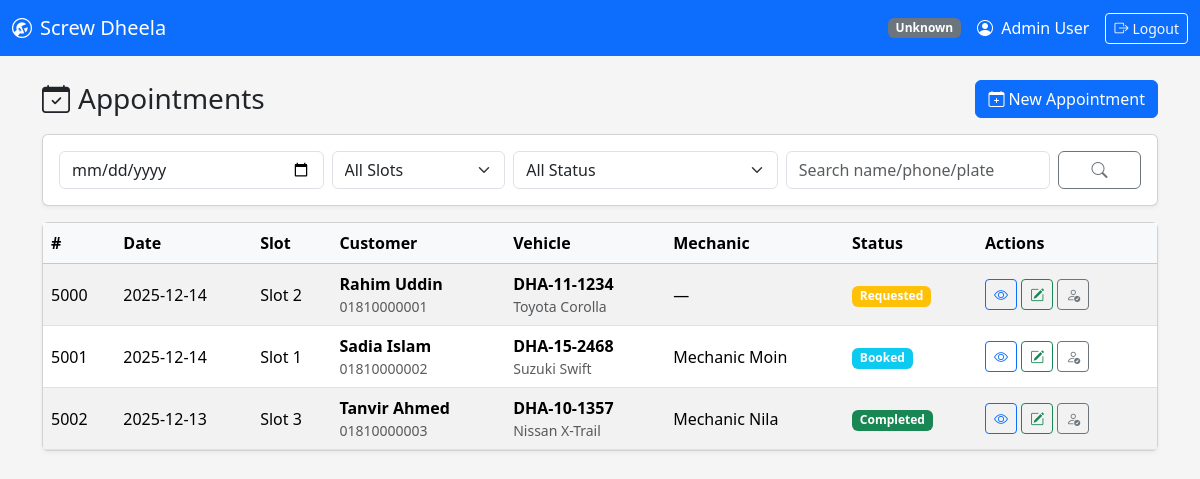
The app's page /appointments/list.php (signed in) with its own data.
### tables this page shows
CREATE TABLE appointments (
  appointment_id INT AUTO_INCREMENT PRIMARY KEY,
  customer_id INT NOT NULL,
  vehicle_id INT NOT NULL,

   
  requested_date DATE NOT NULL,
  requested_slot TINYINT NOT NULL,  
  problem_text TEXT NOT NULL,

  status ENUM('requested','booked','in_progress','completed','cancelled')
    NOT NULL DEFAULT 'requested',

   
  mechanic_id INT NULL,
  assigned_by_staff_id INT NULL,
  assigned_at DATETIME NULL,

   
  receptionist_note TEXT NULL,

  created_at TIMESTAMP NOT NULL DEFAULT CURRENT_TIMESTAMP,
  updated_at TIMESTAMP NULL DEFAULT NULL ON UPDATE CURRENT_TIMESTAMP,

  KEY idx_appt_day (requested_date),
  KEY idx_appt_status (status),
  KEY idx_appt_mech_day (mechanic_id, requested_date),

  CONSTRAINT chk_slot CHECK (requested_slot BETWEEN 1 AND 4),

  CONSTRAINT fk_appt_customer FOREIGN KEY (customer_id) REFERENCES customers(customer_id)
    ON DELETE CASCADE,
  CONSTRAINT fk_appt_vehicle FOREIGN KEY (vehicle_id) REFERENCES vehicles(vehicle_id)
    ON DELETE CASCADE,
  CONSTRAINT fk_appt_mechanic FOREIGN KEY (mechanic_id) REFERENCES staff(staff_id)
    ON DELETE SET NULL,
  CONSTRAINT fk_appt_assigned_by FOREIGN KEY (assigned_by_staff_id) REFERENCES staff(staff_id)
    ON DELETE SET NULL
);

CREATE TABLE customers (
  customer_id INT AUTO_INCREMENT PRIMARY KEY,
  name VARCHAR(100) NOT NULL,
  email VARCHAR(150) NULL UNIQUE,
  phone VARCHAR(30) NULL,
  password_hash VARCHAR(255) NULL,  
  created_at TIMESTAMP NOT NULL DEFAULT CURRENT_TIMESTAMP,
  updated_at TIMESTAMP NULL DEFAULT NULL ON UPDATE CURRENT_TIMESTAMP
);

CREATE TABLE vehicles (
  vehicle_id INT AUTO_INCREMENT PRIMARY KEY,
  customer_id INT NOT NULL,
  plate_no VARCHAR(30) NOT NULL,
  make VARCHAR(60) NOT NULL,
  model VARCHAR(60) NOT NULL,
  year SMALLINT NULL,
  color VARCHAR(40) NULL,
  created_at TIMESTAMP NOT NULL DEFAULT CURRENT_TIMESTAMP,
  UNIQUE KEY uq_plate (plate_no),
  KEY idx_vehicle_customer (customer_id),
  CONSTRAINT fk_vehicle_customer FOREIGN KEY (customer_id) REFERENCES customers(customer_id)
    ON DELETE CASCADE
);

CREATE TABLE staff (
  staff_id INT AUTO_INCREMENT PRIMARY KEY,
  role_id INT NOT NULL,
  name VARCHAR(100) NOT NULL,
  email VARCHAR(150) NOT NULL UNIQUE,
  phone VARCHAR(30) NULL,
  password_hash VARCHAR(255) NOT NULL,
  is_active TINYINT(1) NOT NULL DEFAULT 1,
  created_at TIMESTAMP NOT NULL DEFAULT CURRENT_TIMESTAMP,
  updated_at TIMESTAMP NULL DEFAULT NULL ON UPDATE CURRENT_TIMESTAMP,
  CONSTRAINT fk_staff_role FOREIGN KEY (role_id) REFERENCES roles(role_id)
);

### appointments/list.php (the view, shortened to what this page needs)
<?php
require_once __DIR__ . '/../../config/db.php';
require_once __DIR__ . '/../../includes/role_check.php';
$date   = trim($_GET['date'] ?? '');
$q      = trim($_GET['q'] ?? '');
$where = [];
$whereSql = $where ? ('WHERE ' . implode(' AND ', $where)) : '';
$sql = "
    SELECT
        a.appointment_id,
        a.requested_date,
        a.requested_slot,
        a.problem_text,
        a.status,
        a.created_at,
        c.customer_id,
        c.name AS customer_name,
        c.phone AS customer_phone,
        v.vehicle_id,
        v.plate_no,
        v.make,
        v.model,
        s.name AS mechanic_name
    FROM appointments a
    JOIN customers c ON c.customer_id = a.customer_id
    LEFT JOIN vehicles v ON v.vehicle_id = a.vehicle_id
    LEFT JOIN staff s ON s.staff_id = a.mechanic_id
    $whereSql
    ORDER BY a.requested_date DESC, a.requested_slot DESC, a.created_at DESC
";
$stmt = $conn->prepare($sql);
$stmt->execute();
$rows = $stmt->get_result()->fetch_all(MYSQLI_ASSOC);
function badgeClass($status) {
    switch ($status) {
        case 'requested':   return 'warning';
        case 'booked':      return 'info';
        case 'completed':   return 'success';
    }
}
function prettyStatus($status) {
    return ucfirst(str_replace('_', ' ', (string)$status));
}
include __DIR__ . '/../../includes/header.php';
?>
<div class="d-flex align-items-center justify-content-between mb-3">
    <h3 class="mb-0">
        <i class="bi bi-calendar-check me-2"></i>Appointments
    </h3>
    <?php if (hasPermission('manage_appointments')): ?>
        <a class="btn btn-primary" href="/garage_system/public/appointments/add.php">
            <i class="bi bi-calendar-plus me-1"></i>New Appointment
        </a>
    <?php endif; ?>
</div>
<form class="card card-body mb-3" method="get" action="">
    <div class="row g-2">
        <div class="col-md-3">
            <input type="date" name="date" class="form-control" value="<?= htmlspecialchars($date) ?>">
        </div>
        <div class="col-md-2">
            <select name="slot" class="form-select">
                <option value="">All Slots</option>
            </select>
        </div>
        <div class="col-md-3">
            <select name="status" class="form-select">
                <option value="">All Status</option>
            </select>
        </div>
        <div class="col-md-3">
            <input type="text" name="q" class="form-control" placeholder="Search name/phone/plate" value="<?= htmlspecialchars($q) ?>">
        </div>
        <div class="col-md-1 d-grid">
            <button class="btn btn-outline-secondary" type="submit">
                <i class="bi bi-search"></i>
            </button>
        </div>
    </div>
</form>
<div class="card">
    <div class="table-responsive">
        <table class="table table-striped table-hover mb-0 align-middle">
            <thead class="table-light">
                <tr>
                    <th>#</th>
                    <th>Date</th>
                    <th>Slot</th>
                    <th>Customer</th>
                    <th>Vehicle</th>
                    <th>Mechanic</th>
                    <th>Status</th>
                    <th style="width: 180px;">Actions</th>
                </tr>
            </thead>
            <tbody>
            <?php if (empty($rows)): ?>
                <tr>
                    <td colspan="8" class="text-center text-muted py-4">No appointments found.</td>
                </tr>
            <?php else: ?>
                <?php foreach ($rows as $r): ?>
                    <tr>
                        <td><?= (int)$r['appointment_id'] ?></td>
                        <td><?= htmlspecialchars($r['requested_date']) ?></td>
                        <td>Slot <?= (int)$r['requested_slot'] ?></td>
                        <td>
                            <div class="fw-semibold"><?= htmlspecialchars($r['customer_name']) ?></div>
                            <div class="text-muted small"><?= htmlspecialchars($r['customer_phone'] ?? '') ?></div>
                        </td>
                        <td>
                            <?php if (!empty($r['plate_no'])): ?>
                                <div class="fw-semibold"><?= htmlspecialchars($r['plate_no']) ?></div>
                                <div class="text-muted small"><?= htmlspecialchars(trim(($r['make'] ?? '') . ' ' . ($r['model'] ?? ''))) ?></div>
                            <?php else: ?>
                                <span class="text-muted">—</span>
                            <?php endif; ?>
                        </td>
                        <td><?= htmlspecialchars($r['mechanic_name'] ?? '—') ?></td>
                        <td>
                            <span class="badge bg-<?= badgeClass($r['status']) ?>">
                                <?= htmlspecialchars(prettyStatus($r['status'])) ?>
                            </span>
                        </td>
                        <td>
                            <a class="btn btn-sm btn-outline-primary"
                               href="/garage_system/public/appointments/view_appointments.php?appointment_id=<?= (int)$r['appointment_id'] ?>">
                                <i class="bi bi-eye"></i>
                            </a>
                            <?php if (in_array($_SESSION['staff_role'] ?? '', ['admin','receptionist'], true)): ?>
                                <a class="btn btn-sm btn-outline-success"
                                   href="/garage_system/public/appointments/update_status.php?appointment_id=<?= (int)$r['appointment_id'] ?>">
                                    <i class="bi bi-pencil-square"></i>
                                </a>
                            <?php endif; ?>
                            <?php if (in_array($_SESSION['staff_role'] ?? '', ['admin','receptionist'], true)): ?>
                                <a class="btn btn-sm btn-outline-secondary"
                                   href="/garage_system/public/appointments/book.php?appointment_id=<?= (int)$r['appointment_id'] ?>">
                                    <i class="bi bi-person-check"></i>
                                </a>
                            <?php endif; ?>
                        </td>
                    </tr>
                <?php endforeach; ?>
            <?php endif; ?>
            </tbody>
        </table>
    </div>
</div>
<?php include __DIR__ . '/../../includes/footer.php'; ?>

### assets/css/style.css (style rules this page uses)
body { background-color: #f5f5f5; }
.card { box-shadow: 0 2px 4px rgba(0,0,0,0.05); }

### records on screen
appointments: appointment_id "5000", requested_date "2025-12-14", requested_slot "2", customer.name "Rahim Uddin", customer.phone "01810000001", vehicle.plate_no "DHA-11-1234", vehicle.model "Toyota Corolla", mechanic_name "—", status "Requested"
appointments: appointment_id "5001", requested_date "2025-12-14", requested_slot "1", customer.name "Sadia Islam", customer.phone "01810000002", vehicle.plate_no "DHA-15-2468", vehicle.model "Suzuki Swift", mechanic.name "Mechanic Moin", status "Booked"
appointments: appointment_id "5002", requested_date "2025-12-13", requested_slot "3", customer.name "Tanvir Ahmed", customer.phone "01810000003", vehicle.plate_no "DHA-10-1357", vehicle.model "Nissan X-Trail", mechanic.name "Mechanic Nila", status "Completed"

### other values on screen
$badges[$role] "Unknown"
$_SESSION['staff_name'] "Admin User"
